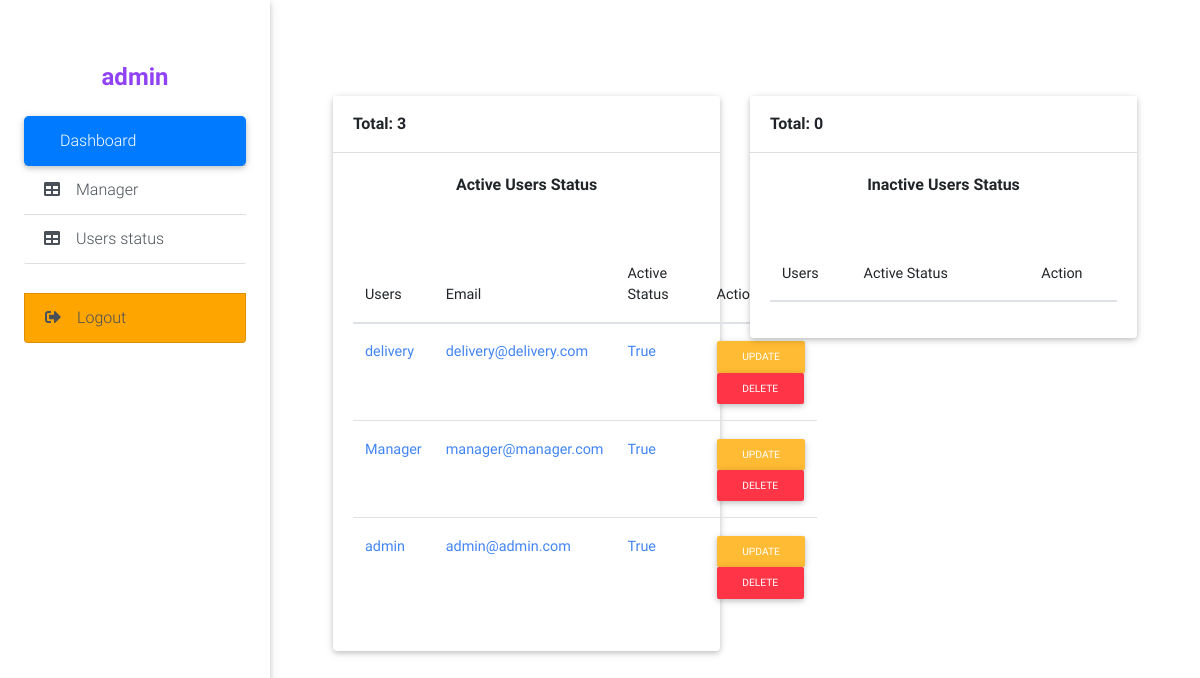
/kadmin/users-list (signed in), run on the app's committed database.
### accounts/models.py (models this page shows, shortened)
class User(AbstractBaseUser):
    email = models.EmailField(max_length=50, unique=True)
    username = models.CharField(max_length=50, unique=True)
    is_customer = models.BooleanField(default=False, verbose_name='Customer')
    is_supplier = models.BooleanField(default=False, verbose_name='Supplier')
    is_delivery_team = models.BooleanField(default=False, verbose_name='DeliveryTeam')
    is_manager = models.BooleanField(default=False, verbose_name='Manager')
    is_active = models.BooleanField(default=True)
    staff = models.BooleanField(default=False)
    admin = models.BooleanField(default=False)
    date_joined = models.DateTimeField(verbose_name='Date Joined', auto_now_add=True)
    last_login = models.DateTimeField(verbose_name='Last Active', auto_now=True)
    USERNAME_FIELD = 'email'
    REQUIRED_FIELDS = ['username']
    objects = UserManager()
    def __str__(self):
        return self.email
    @property
    def is_staff(self):
        if self.is_admin:
            return True
        return self.staff
    @property
    def is_admin(self):
        return self.admin

### Kadmin/views.py (the view)
# urls.py: path('users-list', UserStatusView.as_view(), name='users_list'),
class UserStatusView(LoginRequiredMixin, ListView):
    model = USER
    template_name = 'admin/users_status.html'
    def dispatch(self, request, *args, **kwargs):
        if request.user.is_authenticated and request.user.is_staff:
            return super().dispatch(request, *args, **kwargs)
        else:
            return redirect("login")
    def get_context_data(self, **kwargs):
        context = super().get_context_data(**kwargs)
        active_user_qs = USER.objects.filter(is_active=True).order_by('-id')
        inactive_user_qs = USER.objects.filter(is_active=False).order_by('-id')
        context['active_user'] = active_user_qs
        context['inactive_user'] = inactive_user_qs
        return context

### templates/admin/users_status.html (shortened to what this page needs)
{% extends 'other_base.html' %}
{% block main %}
<main class="pt-5 mx-lg-5">
    <div class="container-fluid mt-5">
      <div class="row wow fadeIn">
        <div class="col-6">
            <div class="card card-list">
                <div class="card-header white d-flex justify-content-between align-items-center py-3">
                    <p class="h5-responsive font-weight-bold mb-0"><strong>Total:</strong> {{active_user.count}}</p>
                </div>
                <div class="card-body">
                    <div class="text-center mb-5">
                        <strong>Active Users Status</strong>
                    </div>
                    <table class="table">
                    <thead>
                        <tr>
                        <th scope="col">Users</th>
                        <th scope="col">Email</th>
                        <th scope="col">Active Status</th>
                        <th scope="col"></th>
                        <th scope="col">Action</th>
                        </tr>
                    </thead>
                    <tbody>
                        {% for user in active_user %}
                            <tr>
                            <th scope="row"><a class="text-primary">{{user.username}}</a></th>
                            <th scope="row"><a class="text-primary">{{user}}</a></th>
                            <th scope="row"><a class="text-primary">{{user.is_active}}</a> </th>
                            <th></th>
                            <th>
                                <a class="btn btn-warning btn-sm" href="{% url 'kadmin:users_status_update' user.id %}">Update</a>
                                <a class='btn btn-danger btn-sm' href="">Delete</a>
                            </th>
                            </tr>
                        {% endfor %}
                    </tbody>
                    </table>
                </div>
            </div>
        </div>
        <div class="col-6">
            <div class="card card-list">
                <div class="card-header white d-flex justify-content-between align-items-center py-3">
                    <p class="h5-responsive font-weight-bold mb-0"><strong>Total:</strong> {{inactive_user.count}}</p>
                </div>
                <div class="card-body">
                    <div class="text-center mb-5">
                        <strong>Inactive Users Status</strong>
                    </div>
                    <table class="table">
                    <thead>
                        <tr>
                        <th scope="col">Users</th>
                        <th scope="col">Active Status</th>
                        <th scope="col"></th>
                        <th scope="col">Action</th>
                        </tr>
                    </thead>
                    </table>
                </div>
            </div>
        </div>
      </div>
    </div>
</main>
{% endblock %}

### templates/inhouse/sidebar.html (shortened to what this page needs)
<header>
    <div class="sidebar-fixed position-fixed">
        <a class="logo-wrapper waves-effect">
        </a>
        <div class="d-flex justify-content-center mb-3">
            <h4 style="color: #9042f5; font-weight: 700;">{{user.username}}</h4>
        </div>
        <div class="list-group list-group-flush">
            {% if user.is_manager %}
                <a href="{% url 'manager:home' %}" class="list-group-item active waves-effect"
                 style="background-color: teal; margin-bottom: 30px;">
                    <i class="fa fa-pie-chart mr-3"></i>Dashboard
                </a>
                <a href="{% url 'manager:home_sliders' %}" class="list-group-item list-group-item-action waves-effect">
                    <i class="fa fa-sliders-h mr-3"></i>Home Main Sliders
                </a>
                <a href="{% url 'manager:our_products_are' %}" class="list-group-item list-group-item-action waves-effect">
                    <i class="fa fa-info mr-3"></i>Our Product Info
                </a>
                <a href="{% url 'manager:product_list' %}" class="list-group-item list-group-item-action waves-effect">
                    <i class="fa fa-shopping-bag mr-3"></i>Products
                </a>
                <a href="{% url 'manager:supplier_list' %}" class="list-group-item list-group-item-action waves-effect">
                    <i class="fa fa-user mr-3"></i>Suppliers
                </a>
                <a href="{% url 'manager:supplier_waiting_list' %}" class="list-group-item list-group-item-action waves-effect">
                    <i class="fa fa-user mr-3"></i>Supplier Waiting List
                </a>
                <a href="{% url 'manager:delivery_team_list' %}" class="list-group-item list-group-item-action waves-effect">
                    <i class="fa fa-user mr-3"></i>Delivery Team
                </a>
                <a href="{% url 'manager:tag_list' %}" class="list-group-item list-group-item-action waves-effect">
                    <i class="fa fa-tag mr-3"></i>Tags
                </a>
                <a href="{% url 'manager:category_list' %}" class="list-group-item list-group-item-action waves-effect">
                    <i class="fa fa-list mr-3"></i>Categories
                </a>
                <a href="{% url 'manager:blog_create' %}" class="list-group-item list-group-item-action waves-effect">
                    <i class="fa fa-list mr-3"></i>Blogs
                </a>
            {% elif user.is_admin %}
                <a href="{% url 'kadmin:home' %}" class="list-group-item active waves-effect">
                    Dashboard
                </a>
                <a href="{% url 'kadmin:manager-list' %}" class="list-group-item list-group-item-action waves-effect">
                    <i class="fa fa-table mr-3"></i>Manager
                </a>
                <a href="{% url 'kadmin:users_list' %}" class="list-group-item list-group-item-action waves-effect">
                    <i class="fa fa-table mr-3"></i>Users status
                </a>
            {% elif user.is_delivery_team %}
                <a href="{% url 'delivery:home' %}" class="list-group-item active waves-effect">
                    <i class="fa fa-pie-chart mr-3"></i>Dashboard
                </a>
            {% endif %}
        </div>
        <a href="{% url 'logout' %}" class="list-group-item list-group-item-action waves-effect"
            style="background-color: orange; margin-top: 30px;">
            <i class="fa fa-sign-out-alt mr-3"></i>Logout
        </a>
    </div>
</header>

### static/css/inhouse/main.css (style rules this page uses)
.sidebar-fixed { height:100vh; width:270px; -webkit-box-shadow:0 2px 5px 0 rgba(0,0,0,.16),0 2px 10px 0 rgba(0,0,0,.12); box-shadow:0 2px 5px 0 rgba(0,0,0,.16),0 2px 10px 0 rgba(0,0,0,.12); z-index:1050; background-color:#fff; padding:0 1.5rem 1.5rem }
.sidebar-fixed .list-group .active { -webkit-box-shadow:0 2px 5px 0 rgba(0,0,0,.16),0 2px 10px 0 rgba(0,0,0,.12); box-shadow:0 2px 5px 0 rgba(0,0,0,.16),0 2px 10px 0 rgba(0,0,0,.12); -webkit-border-radius:5px;border-radius:5px }
.sidebar-fixed .logo-wrapper { padding:1rem }
@media (min-width:1200px) { .navbar,.page-footer,main { padding-left:270px } }

### data on the page
User: username "admin", email "admin@admin.com", is_active "True"
User: username "delivery", email "delivery@delivery.com", is_active "True"
User: username "Manager", email "manager@manager.com", is_active "True"

### other printed values
{{ active_user.count }} "3"
{{ inactive_user.count }} "0"
